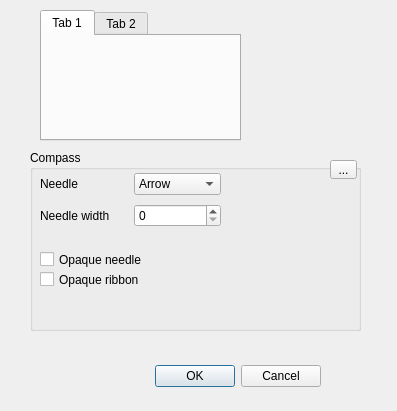
<?xml version="1.0" encoding="UTF-8"?>
<ui version="4.0">
 <class>HUD2InstrumentsDialog</class>
 <widget class="QDialog" name="HUD2InstrumentsDialog">
  <property name="geometry">
   <rect>
    <x>0</x>
    <y>0</y>
    <width>397</width>
    <height>411</height>
   </rect>
  </property>
  <property name="windowTitle">
   <string>Dialog</string>
  </property>
  <widget class="QGroupBox" name="groupBox">
   <property name="geometry">
    <rect>
     <x>30</x>
     <y>150</y>
     <width>331</width>
     <height>181</height>
    </rect>
   </property>
   <property name="title">
    <string>Compass</string>
   </property>
   <widget class="QToolButton" name="toolButton">
    <property name="geometry">
     <rect>
      <x>300</x>
      <y>10</y>
      <width>27</width>
      <height>19</height>
     </rect>
    </property>
    <property name="text">
     <string>...</string>
    </property>
   </widget>
   <widget class="QWidget" name="gridLayoutWidget_3">
    <property name="geometry">
     <rect>
      <x>10</x>
      <y>20</y>
      <width>181</width>
      <height>61</height>
     </rect>
    </property>
    <layout class="QGridLayout" name="gridLayout_4">
     <item row="0" column="1">
      <widget class="QComboBox" name="renderComboBox_2">
       <item>
        <property name="text">
         <string>Arrow</string>
        </property>
       </item>
       <item>
        <property name="text">
         <string>Triangle</string>
        </property>
       </item>
       <item>
        <property name="text">
         <string>Number</string>
        </property>
       </item>
      </widget>
     </item>
     <item row="0" column="0">
      <widget class="QLabel" name="label_8">
       <property name="text">
        <string>Needle</string>
       </property>
      </widget>
     </item>
     <item row="1" column="0">
      <widget class="QLabel" name="label_3">
       <property name="text">
        <string>Needle width</string>
       </property>
      </widget>
     </item>
     <item row="1" column="1">
      <widget class="QSpinBox" name="fpsSpinBox_2"/>
     </item>
    </layout>
   </widget>
   <widget class="QCheckBox" name="compassOpaqueNeedleCheckBox">
    <property name="geometry">
     <rect>
      <x>10</x>
      <y>100</y>
      <width>131</width>
      <height>19</height>
     </rect>
    </property>
    <property name="text">
     <string>Opaque needle</string>
    </property>
   </widget>
   <widget class="QCheckBox" name="compassOpaqueRibbonCheckBox">
    <property name="geometry">
     <rect>
      <x>10</x>
      <y>120</y>
      <width>131</width>
      <height>19</height>
     </rect>
    </property>
    <property name="text">
     <string>Opaque ribbon</string>
    </property>
   </widget>
  </widget>
  <widget class="QDialogButtonBox" name="buttonBox">
   <property name="geometry">
    <rect>
     <x>100</x>
     <y>360</y>
     <width>221</width>
     <height>33</height>
    </rect>
   </property>
   <property name="orientation">
    <enum>Qt::Horizontal</enum>
   </property>
   <property name="standardButtons">
    <set>QDialogButtonBox::Cancel|QDialogButtonBox::Ok</set>
   </property>
  </widget>
  <widget class="QTabWidget" name="tabWidget">
   <property name="geometry">
    <rect>
     <x>40</x>
     <y>10</y>
     <width>201</width>
     <height>131</height>
    </rect>
   </property>
   <property name="currentIndex">
    <number>0</number>
   </property>
   <widget class="QWidget" name="tab">
    <attribute name="title">
     <string>Tab 1</string>
    </attribute>
   </widget>
   <widget class="QWidget" name="tab_2">
    <attribute name="title">
     <string>Tab 2</string>
    </attribute>
   </widget>
  </widget>
 </widget>
 <resources/>
 <connections>
  <connection>
   <sender>buttonBox</sender>
   <signal>rejected()</signal>
   <receiver>HUD2InstrumentsDialog</receiver>
   <slot>reject()</slot>
   <hints>
    <hint type="sourcelabel">
     <x>316</x>
     <y>260</y>
    </hint>
    <hint type="destinationlabel">
     <x>286</x>
     <y>274</y>
    </hint>
   </hints>
  </connection>
  <connection>
   <sender>buttonBox</sender>
   <signal>accepted()</signal>
   <receiver>HUD2InstrumentsDialog</receiver>
   <slot>accept()</slot>
   <hints>
    <hint type="sourcelabel">
     <x>248</x>
     <y>254</y>
    </hint>
    <hint type="destinationlabel">
     <x>157</x>
     <y>274</y>
    </hint>
   </hints>
  </connection>
 </connections>
</ui>
